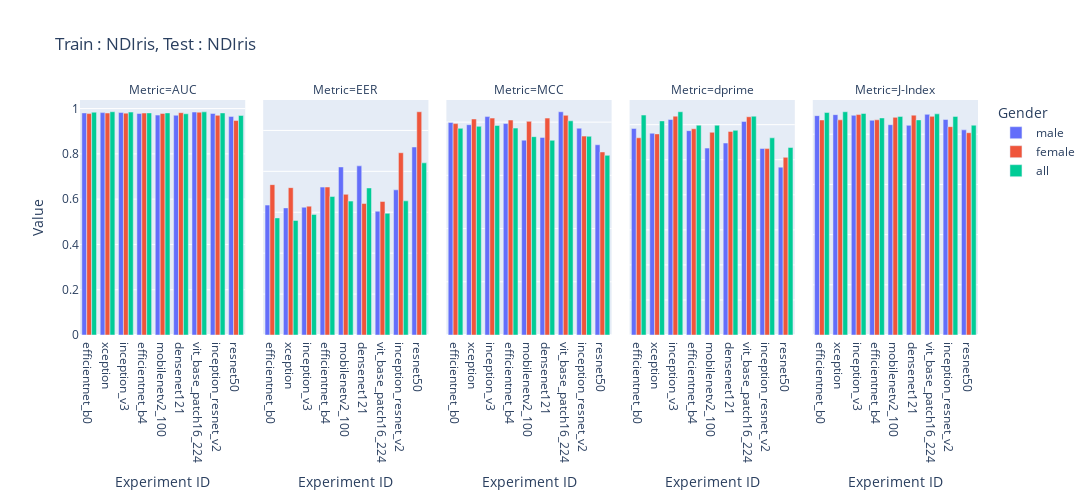

The notebook cell this image was saved under:
### Code cell
import plotly.express as px
import pandas as pd
from copy import deepcopy

df = pd.read_csv('/home/sreeraj/lab/nsf/final_eval/results/across_model_ndiris_subject_report.csv', header=1)
df = df.iloc[:-15]

df['Gender'] = df['Experiment ID'].apply(lambda x: x.split('_')[-1])
# df = df[df['Gender'] == 'all']
df['Experiment ID'] = df['Experiment ID'].apply(lambda x: '_'.join(x.split('_')[:-1]))


df_auc = deepcopy(df)
df_auc['Value'] = df_auc['AUC']
df_auc['Metric'] = 'AUC'

df_eer = deepcopy(df)
df_eer['Value'] = df_eer['EER']
df_eer['Metric'] = 'EER'

df_dprime = deepcopy(df)
df_dprime['Value'] = df_dprime["Sensitivity index (d')"]
df_dprime['Metric'] = 'dprime'

df_mcc = deepcopy(df)
df_mcc['Value'] = df_mcc['MCC']
df_mcc['Metric'] = 'MCC'

df_jindex = deepcopy(df)
df_jindex['Value'] = df_mcc['J-Index']
df_jindex['Metric'] = 'J-Index'

df = pd.concat([df_auc, df_eer, df_mcc, df_dprime, df_jindex])

fig = px.bar(df, x='Experiment ID', y=['Value'], title='Train : NDIris, Test : NDIris', barmode='group', labels={'value': 'Value', 'variable': 'Metrics'},width=1400, height=500, facet_col='Metric', color='Gender')
fig.update_yaxes(matches=None)
fig.show()

### Figure 1 — Plotly figure (JSON) as saved in the notebook; plotly's stock layout.template omitted (floating-point values rounded to 4 significant figures)
{"data": [{"alignmentgroup": "True", "hovertemplate": "Gender=male<br>Metric=AUC<br>Experiment ID=%{x}<br>Value=%{y}<extra></extra>", "legendgroup": "male", "marker": {"color": "#636efa", "pattern": {"shape": ""}}, "name": "male", "offsetgroup": "male", "orientation": "v", "showlegend": true, "textposition": "auto", "type": "bar", "x": ["efficientnet_b0", "xception", "inception_v3", "efficientnet_b4", "mobilenetv2_100", "densenet121", "vit_base_patch16_224", "inception_resnet_v2", "resnet50"], "xaxis": "x", "y": [0.9809, 0.9822, 0.983, 0.9785, 0.9712, 0.9706, 0.9849, 0.9786, 0.9654], "yaxis": "y"}, {"alignmentgroup": "True", "hovertemplate": "Gender=male<br>Metric=EER<br>Experiment ID=%{x}<br>Value=%{y}<extra></extra>", "legendgroup": "male", "marker": {"color": "#636efa", "pattern": {"shape": ""}}, "name": "male", "offsetgroup": "male", "orientation": "v", "showlegend": false, "textposition": "auto", "type": "bar", "x": ["efficientnet_b0", "xception", "inception_v3", "efficientnet_b4", "mobilenetv2_100", "densenet121", "vit_base_patch16_224", "inception_resnet_v2", "resnet50"], "xaxis": "x2", "y": [0.0635, 0.06214, 0.06246, 0.0723, 0.08216, 0.08269, 0.06052, 0.07096, 0.0919], "yaxis": "y2"}, {"alignmentgroup": "True", "hovertemplate": "Gender=male<br>Metric=MCC<br>Experiment ID=%{x}<br>Value=%{y}<extra></extra>", "legendgroup": "male", "marker": {"color": "#636efa", "pattern": {"shape": ""}}, "name": "male", "offsetgroup": "male", "orientation": "v", "showlegend": false, "textposition": "auto", "type": "bar", "x": ["efficientnet_b0", "xception", "inception_v3", "efficientnet_b4", "mobilenetv2_100", "densenet121", "vit_base_patch16_224", "inception_resnet_v2", "resnet50"], "xaxis": "x3", "y": [0.7988, 0.7904, 0.8209, 0.7947, 0.7323, 0.7427, 0.839, 0.7772, 0.715], "yaxis": "y3"}, {"alignmentgroup": "True", "hovertemplate": "Gender=male<br>Metric=dprime<br>Experiment ID=%{x}<br>Value=%{y}<extra></extra>", "legendgroup": "male", "marker": {"color": "#636efa", "pattern": {"shape": ""}}, "name": "male", "offsetgroup": "male", "orientation": "v", "showlegend": false, "textposition": "auto", "type": "bar", "x": ["efficientnet_b0", "xception", "inception_v3", "efficientnet_b4", "mobilenetv2_100", "densenet121", "vit_base_patch16_224", "inception_resnet_v2", "resnet50"], "xaxis": "x4", "y": [2.946, 2.878, 3.073, 2.914, 2.665, 2.738, 3.046, 2.66, 2.394], "yaxis": "y4"}, {"alignmentgroup": "True", "hovertemplate": "Gender=male<br>Metric=J-Index<br>Experiment ID=%{x}<br>Value=%{y}<extra></extra>", "legendgroup": "male", "marker": {"color": "#636efa", "pattern": {"shape": ""}}, "name": "male", "offsetgroup": "male", "orientation": "v", "showlegend": false, "textposition": "auto", "type": "bar", "x": ["efficientnet_b0", "xception", "inception_v3", "efficientnet_b4", "mobilenetv2_100", "densenet121", "vit_base_patch16_224", "inception_resnet_v2", "resnet50"], "xaxis": "x5", "y": [0.8741, 0.878, 0.8753, 0.8556, 0.8379, 0.8353, 0.8791, 0.8585, 0.8174], "yaxis": "y5"}, {"alignmentgroup": "True", "hovertemplate": "Gender=female<br>Metric=AUC<br>Experiment ID=%{x}<br>Value=%{y}<extra></extra>", "legendgroup": "female", "marker": {"color": "#EF553B", "pattern": {"shape": ""}}, "name": "female", "offsetgroup": "female", "orientation": "v", "showlegend": true, "textposition": "auto", "type": "bar", "x": ["efficientnet_b0", "xception", "inception_v3", "efficientnet_b4", "mobilenetv2_100", "densenet121", "vit_base_patch16_224", "inception_resnet_v2", "resnet50"], "xaxis": "x", "y": [0.9779, 0.9804, 0.9799, 0.9804, 0.9785, 0.9818, 0.984, 0.9702, 0.9471], "yaxis": "y"}, {"alignmentgroup": "True", "hovertemplate": "Gender=female<br>Metric=EER<br>Experiment ID=%{x}<br>Value=%{y}<extra></extra>", "legendgroup": "female", "marker": {"color": "#EF553B", "pattern": {"shape": ""}}, "name": "female", "offsetgroup": "female", "orientation": "v", "showlegend": false, "textposition": "auto", "type": "bar", "x": ["efficientnet_b0", "xception", "inception_v3", "efficientnet_b4", "mobilenetv2_100", "densenet121", "vit_base_patch16_224", "inception_resnet_v2", "resnet50"], "xaxis": "x2", "y": [0.0735, 0.07204, 0.06298, 0.07234, 0.06876, 0.06427, 0.06527, 0.0891, 0.1091], "yaxis": "y2"}, {"alignmentgroup": "True", "hovertemplate": "Gender=female<br>Metric=MCC<br>Experiment ID=%{x}<br>Value=%{y}<extra></extra>", "legendgroup": "female", "marker": {"color": "#EF553B", "pattern": {"shape": ""}}, "name": "female", "offsetgroup": "female", "orientation": "v", "showlegend": false, "textposition": "auto", "type": "bar", "x": ["efficientnet_b0", "xception", "inception_v3", "efficientnet_b4", "mobilenetv2_100", "densenet121", "vit_base_patch16_224", "inception_resnet_v2", "resnet50"], "xaxis": "x3", "y": [0.7945, 0.8119, 0.8152, 0.8079, 0.8029, 0.8151, 0.8256, 0.7474, 0.6879], "yaxis": "y3"}, {"alignmentgroup": "True", "hovertemplate": "Gender=female<br>Metric=dprime<br>Experiment ID=%{x}<br>Value=%{y}<extra></extra>", "legendgroup": "female", "marker": {"color": "#EF553B", "pattern": {"shape": ""}}, "name": "female", "offsetgroup": "female", "orientation": "v", "showlegend": false, "textposition": "auto", "type": "bar", "x": ["efficientnet_b0", "xception", "inception_v3", "efficientnet_b4", "mobilenetv2_100", "densenet121", "vit_base_patch16_224", "inception_resnet_v2", "resnet50"], "xaxis": "x4", "y": [2.813, 2.868, 3.121, 2.941, 2.891, 2.903, 3.113, 2.658, 2.534], "yaxis": "y4"}, {"alignmentgroup": "True", "hovertemplate": "Gender=female<br>Metric=J-Index<br>Experiment ID=%{x}<br>Value=%{y}<extra></extra>", "legendgroup": "female", "marker": {"color": "#EF553B", "pattern": {"shape": ""}}, "name": "female", "offsetgroup": "female", "orientation": "v", "showlegend": false, "textposition": "auto", "type": "bar", "x": ["efficientnet_b0", "xception", "inception_v3", "efficientnet_b4", "mobilenetv2_100", "densenet121", "vit_base_patch16_224", "inception_resnet_v2", "resnet50"], "xaxis": "x5", "y": [0.8567, 0.8573, 0.8783, 0.8574, 0.8671, 0.876, 0.8711, 0.8302, 0.806], "yaxis": "y5"}, {"alignmentgroup": "True", "hovertemplate": "Gender=all<br>Metric=AUC<br>Experiment ID=%{x}<br>Value=%{y}<extra></extra>", "legendgroup": "all", "marker": {"color": "#00cc96", "pattern": {"shape": ""}}, "name": "all", "offsetgroup": "all", "orientation": "v", "showlegend": true, "textposition": "auto", "type": "bar", "x": ["efficientnet_b0", "xception", "inception_v3", "efficientnet_b4", "mobilenetv2_100", "densenet121", "vit_base_patch16_224", "inception_resnet_v2", "resnet50"], "xaxis": "x", "y": [0.9841, 0.986, 0.9846, 0.9809, 0.9809, 0.9771, 0.9856, 0.9807, 0.9696], "yaxis": "y"}, {"alignmentgroup": "True", "hovertemplate": "Gender=all<br>Metric=EER<br>Experiment ID=%{x}<br>Value=%{y}<extra></extra>", "legendgroup": "all", "marker": {"color": "#00cc96", "pattern": {"shape": ""}}, "name": "all", "offsetgroup": "all", "orientation": "v", "showlegend": false, "textposition": "auto", "type": "bar", "x": ["efficientnet_b0", "xception", "inception_v3", "efficientnet_b4", "mobilenetv2_100", "densenet121", "vit_base_patch16_224", "inception_resnet_v2", "resnet50"], "xaxis": "x2", "y": [0.05725, 0.056, 0.05896, 0.06769, 0.06545, 0.07188, 0.05951, 0.06558, 0.08416], "yaxis": "y2"}, {"alignmentgroup": "True", "hovertemplate": "Gender=all<br>Metric=MCC<br>Experiment ID=%{x}<br>Value=%{y}<extra></extra>", "legendgroup": "all", "marker": {"color": "#00cc96", "pattern": {"shape": ""}}, "name": "all", "offsetgroup": "all", "orientation": "v", "showlegend": false, "textposition": "auto", "type": "bar", "x": ["efficientnet_b0", "xception", "inception_v3", "efficientnet_b4", "mobilenetv2_100", "densenet121", "vit_base_patch16_224", "inception_resnet_v2", "resnet50"], "xaxis": "x3", "y": [0.7767, 0.7842, 0.7874, 0.7775, 0.7454, 0.7317, 0.805, 0.7467, 0.6752], "yaxis": "y3"}, {"alignmentgroup": "True", "hovertemplate": "Gender=all<br>Metric=dprime<br>Experiment ID=%{x}<br>Value=%{y}<extra></extra>", "legendgroup": "all", "marker": {"color": "#00cc96", "pattern": {"shape": ""}}, "name": "all", "offsetgroup": "all", "orientation": "v", "showlegend": false, "textposition": "auto", "type": "bar", "x": ["efficientnet_b0", "xception", "inception_v3", "efficientnet_b4", "mobilenetv2_100", "densenet121", "vit_base_patch16_224", "inception_resnet_v2", "resnet50"], "xaxis": "x4", "y": [3.137, 3.054, 3.184, 2.993, 2.992, 2.919, 3.121, 2.812, 2.674], "yaxis": "y4"}, {"alignmentgroup": "True", "hovertemplate": "Gender=all<br>Metric=J-Index<br>Experiment ID=%{x}<br>Value=%{y}<extra></extra>", "legendgroup": "all", "marker": {"color": "#00cc96", "pattern": {"shape": ""}}, "name": "all", "offsetgroup": "all", "orientation": "v", "showlegend": false, "textposition": "auto", "type": "bar", "x": ["efficientnet_b0", "xception", "inception_v3", "efficientnet_b4", "mobilenetv2_100", "densenet121", "vit_base_patch16_224", "inception_resnet_v2", "resnet50"], "xaxis": "x5", "y": [0.8864, 0.8895, 0.8826, 0.8648, 0.871, 0.8571, 0.8811, 0.8709, 0.8359], "yaxis": "y5"}], "layout": {"annotations": [{"font": {}, "showarrow": false, "text": "Metric=AUC", "x": 0.092, "xanchor": "center", "xref": "paper", "y": 1, "yanchor": "bottom", "yref": "paper"}, {"font": {}, "showarrow": false, "text": "Metric=EER", "x": 0.296, "xanchor": "center", "xref": "paper", "y": 1, "yanchor": "bottom", "yref": "paper"}, {"font": {}, "showarrow": false, "text": "Metric=MCC", "x": 0.5, "xanchor": "center", "xref": "paper", "y": 1, "yanchor": "bottom", "yref": "paper"}, {"font": {}, "showarrow": false, "text": "Metric=dprime", "x": 0.704, "xanchor": "center", "xref": "paper", "y": 1, "yanchor": "bottom", "yref": "paper"}, {"font": {}, "showarrow": false, "text": "Metric=J-Index", "x": 0.908, "xanchor": "center", "xref": "paper", "y": 1, "yanchor": "bottom", "yref": "paper"}], "barmode": "group", "height": 500, "legend": {"title": {"text": "Gender"}, "tracegroupgap": 0}, "title": {"text": "Train : NDIris, Test : NDIris"}, "width": 1400, "xaxis": {"anchor": "y", "domain": [0, 0.184], "title": {"text": "Experiment ID"}}, "xaxis2": {"anchor": "y2", "domain": [0.204, 0.388], "matches": "x", "title": {"text": "Experiment ID"}}, "xaxis3": {"anchor": "y3", "domain": [0.408, 0.592], "matches": "x", "title": {"text": "Experiment ID"}}, "xaxis4": {"anchor": "y4", "domain": [0.612, 0.796], "matches": "x", "title": {"text": "Experiment ID"}}, "xaxis5": {"anchor": "y5", "domain": [0.816, 1], "matches": "x", "title": {"text": "Experiment ID"}}, "yaxis": {"anchor": "x", "domain": [0, 1], "title": {"text": "Value"}}, "yaxis2": {"anchor": "x2", "domain": [0, 1], "showticklabels": false}, "yaxis3": {"anchor": "x3", "domain": [0, 1], "showticklabels": false}, "yaxis4": {"anchor": "x4", "domain": [0, 1], "showticklabels": false}, "yaxis5": {"anchor": "x5", "domain": [0, 1], "showticklabels": false}}}
